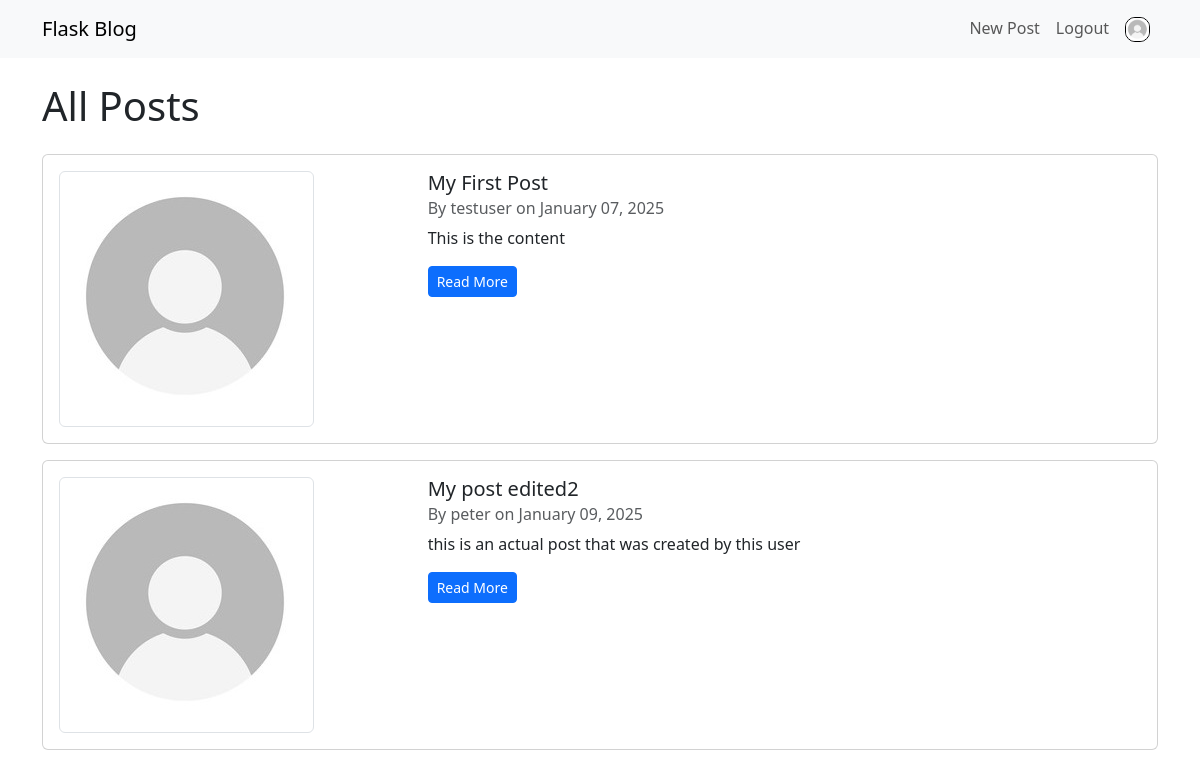
Before: /home (signed in) with the older database file.
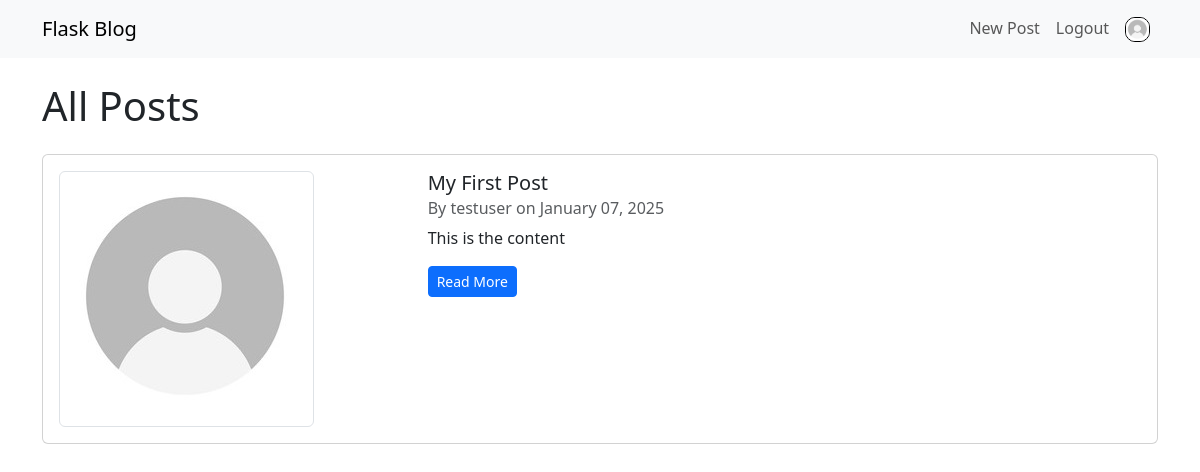
After: the same page with the newer database file.
### app/models.py (models this page shows, shortened)
class User(db.Model, UserMixin):
    id = db.Column(db.Integer, primary_key=True)
    username = db.Column(db.String(20), unique=True, nullable=False)
    email = db.Column(db.String(120), unique=True, nullable=False)
    image_file = db.Column(db.String(20), nullable=False, default='default.jpg')
    password = db.Column(db.String(60), nullable=False)
    posts = db.relationship('Post', back_populates='user')

class Post(db.Model):
    id = db.Column(db.Integer, primary_key=True)
    title = db.Column(db.String(100), nullable=False)
    content = db.Column(db.Text, nullable=False)
    date_posted = db.Column(db.DateTime, nullable=False, default=datetime.utcnow)
    user_id = db.Column(db.Integer, db.ForeignKey('user.id'), nullable=False)
    user = db.relationship('User', back_populates='posts')

### app/routes.py (the view)
@app.route("/")
@app.route("/home")
@login_required
def home():
    posts = Post.query.all()
    return render_template('home.html', posts=posts)

### app/models.py (called while the page is built)
@login_manager.user_loader
def load_user(user_id):
    return User.query.get(int(user_id))

### app/templates/home.html
{% extends "base.html" %}
{% block content %}
<h1 class="mb-4">All Posts</h1>
{% for post in posts %}
    <div class="card mb-3">
        <div class="card-body">
            <div class="row">
                <div class="col-md-4">
                    <img src="{{ url_for('static', filename='profile_pics/' + post.user.image_file) }}"
                    alt="{{ post.user.username }}'s profile picture"
                    class="img-thumbnail">
                </div>
                <div class="col-md-8">
                    <h5 class="card-title">{{ post.title }}</h5>
                    <h6 class="card-subtitle mb-2 text-muted">By {{ post.user.username }} on {{ post.date_posted.strftime('%B %d, %Y') }}</h6>
                    <p class="card-text">{{ post.content[:200] }}{% if post.content|length > 200 %}...{% endif %}</p>
                    <a href="{{ url_for('post', post_id=post.id) }}" class="btn btn-primary btn-sm">Read More</a>
                </div>
            </div>
        </div>
    </div>
{% endfor %}
{% endblock %}

### app/templates/base.html (shortened to what this page needs)
<!DOCTYPE html>
<html lang="en">
<head>
    <link href="https://cdn.jsdelivr.net/npm/bootstrap@5.3.0-alpha3/dist/css/bootstrap.min.css" rel="stylesheet">
</head>
<body>
    <nav class="navbar navbar-expand-lg navbar-light bg-light">
        <div class="container">
            <a class="navbar-brand" href="{{ url_for('home') }}">Flask Blog</a>
            <div class="collapse navbar-collapse" id="navbarNav">
                <ul class="navbar-nav ms-auto">
                    {% if current_user.is_authenticated %}
                        <li class="nav-item">
                            <a class="nav-link" href="{{ url_for('new_post') }}">New Post</a>
                        </li>
                        <li class="nav-item">
                            <a class="nav-link" href="{{ url_for('logout') }}">Logout</a>
                        </li>
                        <li class="nav-item">
                            <a class="nav-link" href="{{ url_for('account')}}"><img src="{{ url_for('static', filename='profile_pics/' + current_user.image_file ) }}" style="height: 25px; border: black 1px solid; border-radius: 10px;" alt="Profile Picture"></a>
                        </li>
                    {% endif %}
                </ul>
            </div>
        </div>
    </nav>
    <div class="container mt-4">
        {% block content %}{% endblock %}
    </div>
</body>
</html>

Changed rows visible on the page:
removed Post: image_file (placeholder picture), title "My post edited2", user.username "peter", date_posted "January 09, 2025", content "this is an actual post that was created by this user"
